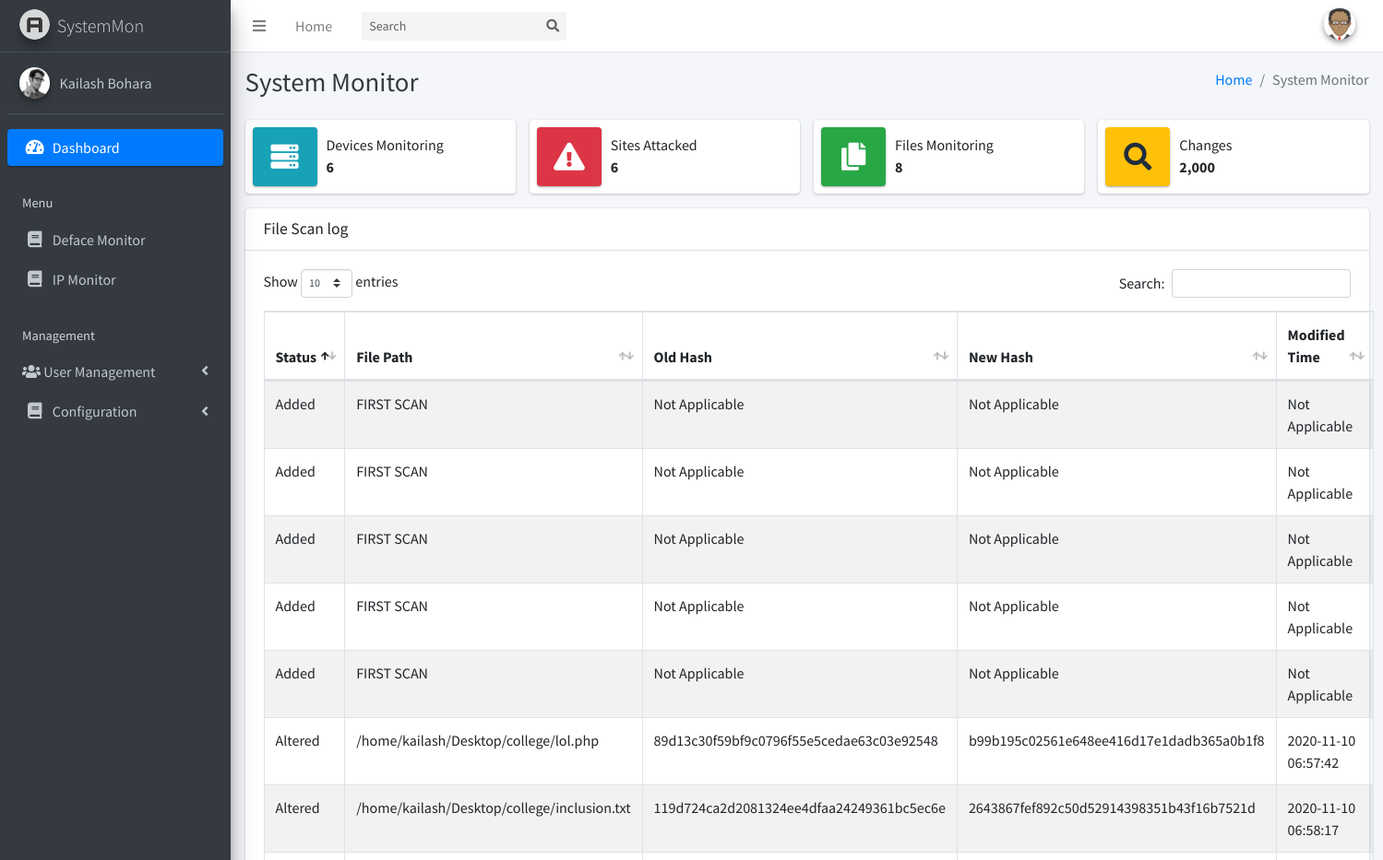
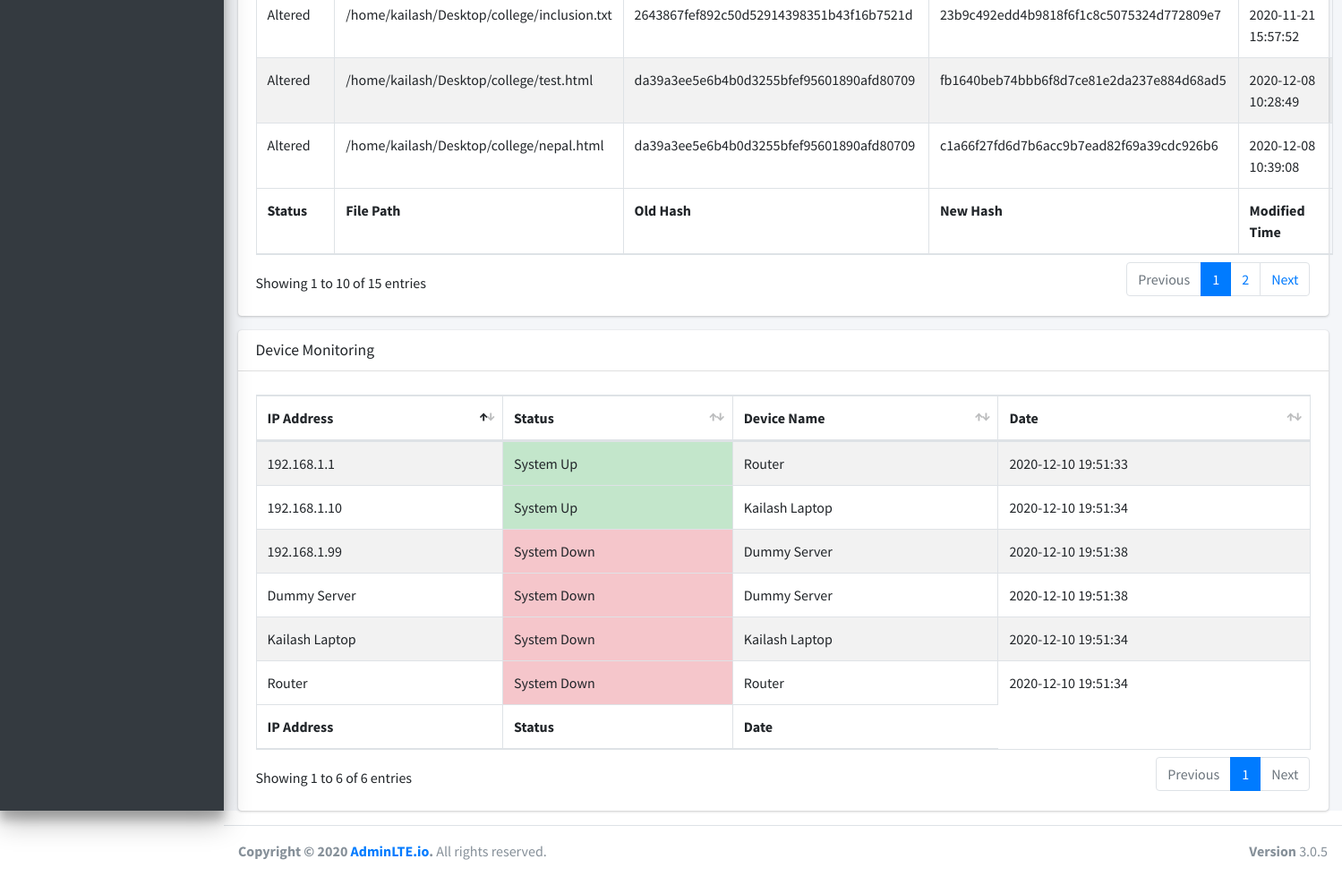
Page /dashboard.php on the committed database (2 pictures, top to bottom).
### tables this page shows
CREATE TABLE `file_history` (
  `time_stamp` char(19) DEFAULT NULL,
  `status` varchar(10) NOT NULL,
  `file_path` varchar(200) NOT NULL,
  `old_hash` varchar(40) DEFAULT NULL,
  `new_hash` varchar(40) DEFAULT NULL,
  `file_last_mod` char(19) DEFAULT NULL,
  `acct` varchar(20) NOT NULL
);

CREATE TABLE `IPstatus` (
  `id` smallint(6) NOT NULL,
  `ip_addr` varchar(15) DEFAULT NULL,
  `status` enum('up','down','n/a') NOT NULL DEFAULT 'n/a',
  `device_name` text NOT NULL,
  `date` timestamp NOT NULL DEFAULT CURRENT_TIMESTAMP
);

### dashboard.php (the view, shortened to what this page needs)
<!DOCTYPE html>
<html>
<head>
  <link rel="stylesheet" href="plugins/fontawesome-free/css/all.min.css">
  <link rel="stylesheet" href="https://code.ionicframework.com/ionicons/2.0.1/css/ionicons.min.css">
  <link rel="stylesheet" href="plugins/datatables-bs4/css/dataTables.bootstrap4.min.css">
  <link rel="stylesheet" href="plugins/datatables-responsive/css/responsive.bootstrap4.min.css">
  <link rel="stylesheet" href="dist/css/adminlte.min.css">
</head>
<body class="hold-transition sidebar-mini">
<div class="wrapper">
<?php include 'themepart/nav-bar.php'; ?>
<?php include 'themepart/sidebar.php'; ?>
    <div class="content-wrapper">
    <div class="content-header">
      <div class="container-fluid">
        <div class="row mb-2">
          <div class="col-sm-6">
            <h1 class="m-0 text-dark">System Monitor</h1>
          </div>
          <div class="col-sm-6">
            <ol class="breadcrumb float-sm-right">
              <li class="breadcrumb-item"><a href="#">Home</a></li>
              <li class="breadcrumb-item active">System Monitor</li>
            </ol>
          </div>
        </div>
      </div>
    </div>
    <section class="content">
      <div class="container-fluid">
        <div class="row">
          <div class="col-12 col-sm-6 col-md-3">
            <div class="info-box">
              <span class="info-box-icon bg-info elevation-1"><i class="fas fa-server"></i></span>
              <div class="info-box-content">
                 <?php
                 $connection = mysqli_connect("localhost","root","","hash_analyzer");
                 $query = "SELECT * FROM IPstatus";
                 $query_run = mysqli_query($connection,$query);
                 if($query_run)
                 {
                  $row = mysqli_num_rows($query_run);
                  }
                  ?>
                <span class="info-box-text">Devices Monitoring</span>
                <span class="info-box-number">
                  <?php echo $row; ?>
                </span>
              </div>
            </div>
          </div>
          <div class="col-12 col-sm-6 col-md-3">
            <div class="info-box mb-3">
              <span class="info-box-icon bg-danger elevation-1"><i class="fas fa-exclamation-triangle"></i></span>
              <div class="info-box-content">
                 <?php
                 $connection = mysqli_connect("localhost","root","","hash_analyzer");
                 $query = "SELECT * FROM Deface where status='defaced'";
                 $query_run = mysqli_query($connection,$query);
                 if($query_run)
                 {
                  $def = mysqli_num_rows($query_run);
                  }
                  ?>
                <span class="info-box-text">Sites Attacked</span>
                <span class="info-box-number"><?php echo $def; ?></span>
              </div>
            </div>
          </div>
          <div class="col-12 col-sm-6 col-md-3">
            <div class="info-box mb-3">
              <span class="info-box-icon bg-success elevation-1"><i class="fas fa-copy"></i></span>
              <div class="info-box-content">
                <?php
                 $connection = mysqli_connect("localhost","root","","hash_analyzer");
                 $query = "SELECT * FROM file_scan_log";
                 $query_run = mysqli_query($connection,$query);
                 if($query_run)
                 {
                  $row = mysqli_num_rows($query_run);
                  }
                  ?>
                <span class="info-box-text">Files Monitoring</span>
                <span class="info-box-number"><?php echo $row; ?></span>
              </div>
            </div>
          </div>
          <div class="col-12 col-sm-6 col-md-3">
            <div class="info-box mb-3">
              <span class="info-box-icon bg-warning elevation-1"><i class="fas fa-search"></i></span>
              <div class="info-box-content">
                <span class="info-box-text">Changes</span>
                <span class="info-box-number">2,000</span>
              </div>
            </div>
          </div>
        </div>
 <div class="card">
              <div class="card-header">
                <h3 class="card-title">File Scan log</h3>
              </div>
              <div class="card-body">
                <?php
                $connection= mysqli_connect("localhost","root","","hash_analyzer");
                $query= "SELECT * FROM file_history";
                $query_run= mysqli_query($connection,$query);
                 ?>
                <table id="example1" class="table table-bordered table-striped">
                  <thead>
                  <tr>
                    <th>Status</th>
                    <th>File Path</th>
                    <th>Old Hash</th>
                    <th>New Hash</th>
                    <th>Modified Time</th>
                  </tr>
                  </thead>
                  <tbody>
                    <?php
                    if(mysqli_num_rows($query_run)> 0)
                    {
                      while($row = mysqli_fetch_assoc($query_run))
                      {
                       ?>
                  <tr>
                    <td> <?php echo $row['status'];?> </td>
                    <td> <?php echo $row['file_path'];?> </td>
                    <td> <?php echo $row['old_hash'];?> </td>
                    <td> <?php echo $row['new_hash'];?> </td>
                    <td> <?php echo $row['file_last_mod'];?> </td>
                  </tr>
                   <?php
                      }
                    }
                    else {
                      echo "No record found!";
                    }
                    ?>
                  </tbody>
                  <tfoot>
                  <tr>
                    <th>Status</th>
                    <th>File Path</th>
                    <th>Old Hash</th>
                    <th>New Hash</th>
                    <th>Modified Time</th>
                  </tr>
                  </tfoot>
                </table>
              </div>
            </div>
<div class="card">
              <div class="card-header">
                <h3 class="card-title">Device Monitoring</h3>
              </div>
<div class="card-body">
               <?php
                $connection= mysqli_connect("localhost","root","","hash_analyzer");
                $query= "SELECT * FROM IPstatus";
                $query_run= mysqli_query($connection,$query);
                ?>
                <table id="example2" class="table table-bordered table-striped">
                  <thead>
                  <tr>
                    <th>IP Address</th>
                    <th>Status</th>
                    <th>Device Name</th>
                    <th>Date</th>
                  </tr>
                  </thead>
                  <tbody>
                    <?php
                    if(mysqli_num_rows($query_run)> 0)
                    {
                      while($row = mysqli_fetch_assoc($query_run))
                      {
                       ?>
                  <tr>
                    <td> <?php echo $row['ip_addr'];?> </td>
                    <?php $status=$row['status'];
                     if($status=='up'){
         echo "<td class='table-success'>"."System Up"."</td>"; }
        else
         echo "<td class='table-danger'>"."System Down"."</td>";;
                    ?>
                    <td> <?php echo $row['device_name'];?> </td>
                    <td> <?php echo $row['date'];?> </td>
                  </tr>
                  <?php
                      }
                    }
                    else {
                      echo "No record found!";
                    }
                    ?>
                  </tbody>
                  <tfoot>
                  <tr>
                    <th>IP Address</th>
                    <th>Status</th>
                    <th>Date</th>
                  </tr>
                  </tfoot>
                </table>
              </div>
            </div>
</section>
</div>
</div>
<?php include 'themepart/footer.php'; ?>
</body>
</html>

### rows in the picture
file_history: status "Altered", file_path "/home/kailash/Desktop/college/lol.php", old_hash "89d13c30f59bf9c0796f55e5cedae63c03e92548", new_hash "b99b195c02561e648ee416d17e1dadb365a0b1f8", file_last_mod "2020-11-10 06:57:42"
file_history: status "Altered", file_path "/home/kailash/Desktop/college/inclusion.txt", old_hash "119d724ca2d2081324ee4dfaa24249361bc5ec6e", new_hash "2643867fef892c50d52914398351b43f16b7521d", file_last_mod "2020-11-10 06:58:17"
file_history: status "Altered", file_path "/home/kailash/Desktop/college/inclusion.txt", old_hash "2643867fef892c50d52914398351b43f16b7521d", new_hash "23b9c492edd4b9818f6f1c8c5075324d772809e7", file_last_mod "2020-11-21 15:57:52"
file_history: status "Added", file_path "FIRST SCAN", old_hash "Not Applicable", new_hash "Not Applicable", file_last_mod "Not Applicable"
file_history: status "Added", file_path "FIRST SCAN", old_hash "Not Applicable", new_hash "Not Applicable", file_last_mod "Not Applicable"
file_history: status "Added", file_path "FIRST SCAN", old_hash "Not Applicable", new_hash "Not Applicable", file_last_mod "Not Applicable"
file_history: status "Added", file_path "FIRST SCAN", old_hash "Not Applicable", new_hash "Not Applicable", file_last_mod "Not Applicable"
file_history: status "Altered", file_path "/home/kailash/Desktop/college/test.html", old_hash "da39a3ee5e6b4b0d3255bfef95601890afd80709", new_hash "fb1640beb74bbb6f8d7ce81e2da237e884d68ad5", file_last_mod "2020-12-08 10:28:49"
file_history: status "Added", file_path "FIRST SCAN", old_hash "Not Applicable", new_hash "Not Applicable", file_last_mod "Not Applicable"
file_history: status "Altered", file_path "/home/kailash/Desktop/college/nepal.html", old_hash "da39a3ee5e6b4b0d3255bfef95601890afd80709", new_hash "c1a66f27fd6d7b6acc9b7ead82f69a39cdc926b6", file_last_mod "2020-12-08 10:39:08"
ipstatus: ip_addr "192.168.1.1", status "System Up", device_name "Router", date "2020-12-10 19:51:33"
ipstatus: ip_addr "Router", status "System Down", device_name "Router", date "2020-12-10 19:51:34"
ipstatus: ip_addr "192.168.1.10", status "System Up", device_name "Kailash Laptop", date "2020-12-10 19:51:34"
ipstatus: ip_addr "Kailash Laptop", status "System Down", device_name "Kailash Laptop", date "2020-12-10 19:51:34"
ipstatus: ip_addr "192.168.1.99", status "System Down", device_name "Dummy Server", date "2020-12-10 19:51:38"
ipstatus: ip_addr "Dummy Server", status "System Down", device_name "Dummy Server", date "2020-12-10 19:51:38"

### other values in the picture
$row "6"
$def "6"
$row "8"
